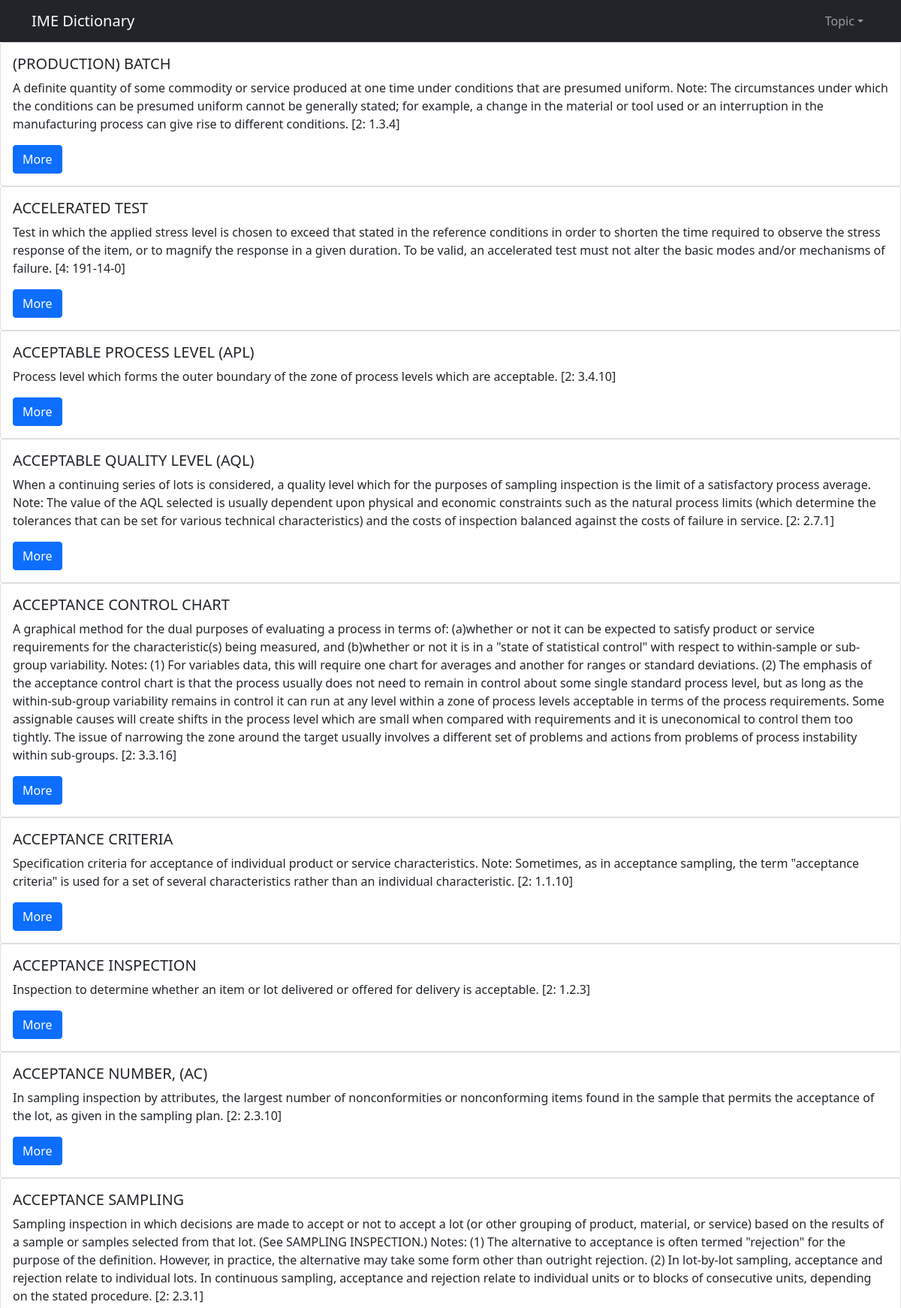
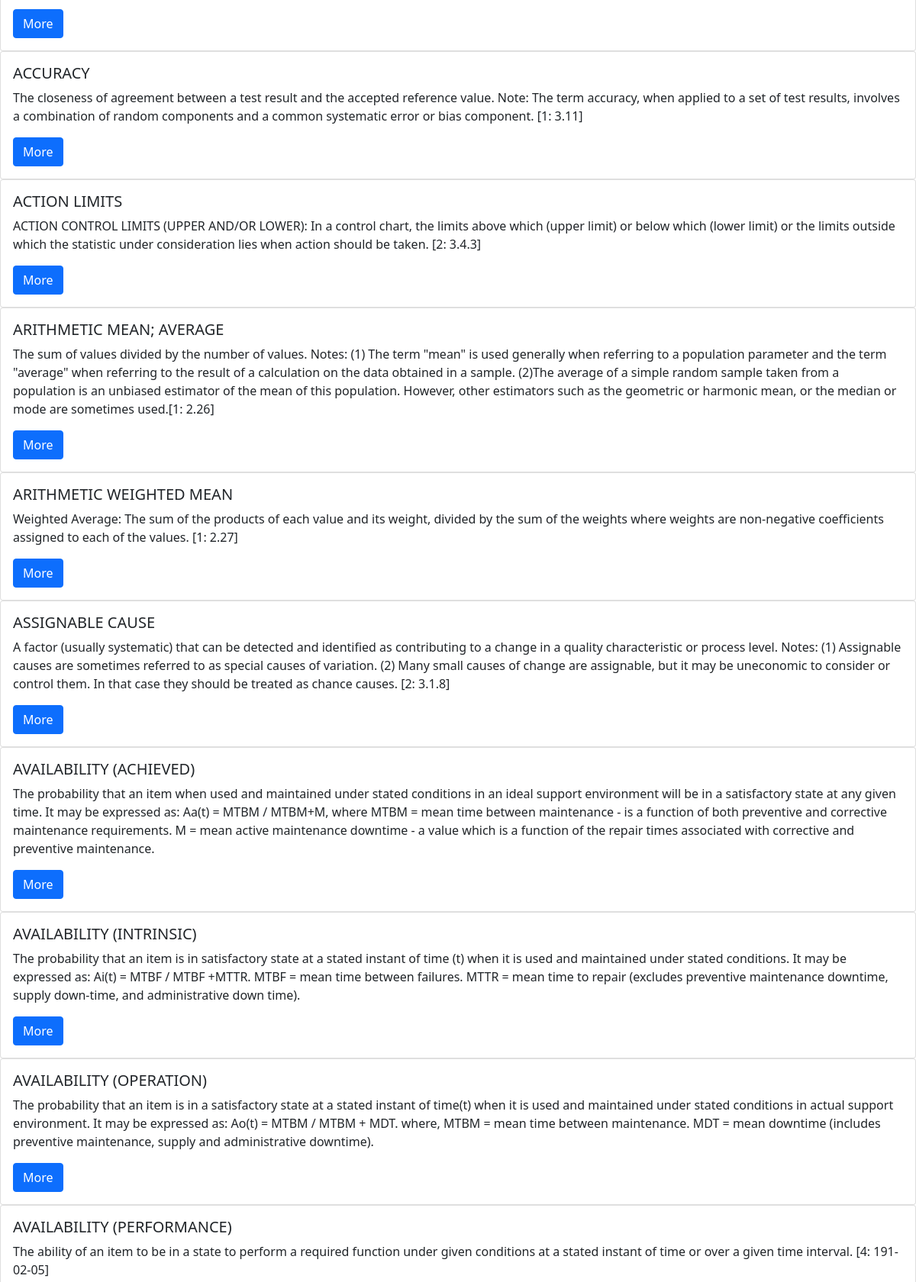
The app's page /Quality (upper part) with its own data (2 pictures, top to bottom).
### cities/models.py (models this page shows, shortened)
class Quality(models.Model):
    term = models.CharField(max_length=200)
    meaning = models.TextField()
    href = models.URLField(max_length=1000,null=True)
    firstkeyword = models.CharField(max_length=200,null=True)
    secondkeyword = models.CharField(max_length=200,null=True)
    lastkeyword = models.CharField(max_length=200,null=True)

### cities/views.py (the view)
# urls.py: path('Quality', myQuality, name="Quality"), # Quality
def myQuality(request):
    Qualitys = Quality.objects.all()
    context = {
        'Qualitys' : Qualitys,
    }
    return render(request, 'detail/Quality_main.html', context)

### cities/templates/detail/Quality_main.html (shortened to what this page needs)
{% load static %}
<!DOCTYPE html>
<html lang="en">
	<head>
		<link href="{% static 'css/styles.css' %}" rel="stylesheet" />
		<link href="{% static 'css/search.css' %}" rel="stylesheet" />
	</head>
  <body>
	  <nav class="navbar navbar-expand-lg navbar-dark bg-dark">
		  <div class="container">
			  <a class="navbar-brand" href="#">IME Dictionary </a>
			  <div class="collapse navbar-collapse" id="navbarSupportedContent">
				  <ul class="navbar-nav ms-auto mb-2 mb-lg-0">
					  <li class="nav-item dropdown">
						  <a class="nav-link dropdown-toggle" id="navbarDropdown" href="#" role="button" data-bs-toggle="dropdown" aria-haspopup="true" aria-expanded="false">Topic</a>
					  </li>
				  </ul>
			  </div>
		  </div>
	  </nav>
	  {% for i in Qualitys.all %}
	  <div class="card">
		  <div class="card-body">
			  <h5 class="card-title">{{i.term}}</h5>
			  <p class="card-text">{{i.meaning}}</p>
			  <a href="{% url 'Qualitys'  i.id %}" class="btn btn-primary">More</a>
		  </div>
	  </div>
	  {% endfor %}
  </body>
</html>

### cities/static/css/search.css (style rules this page uses)
body { margin: 0; padding: 0; background: white; }

### records on screen
Quality: term "(PRODUCTION) BATCH", meaning "A definite quantity of some commodity or service produced at one time under conditions that are presumed uniform. Note: The circumstances under which the conditions can be presumed uniform cannot be generally stated; for example, a change in the material or tool used or an interruption in the manufacturing process can give rise to different conditions. [2: 1.3.4]"
Quality: term "ACCELERATED TEST", meaning "Test in which the applied stress level is chosen to exceed that stated in the reference conditions in order to shorten the time required to observe the stress response of the item, or to magnify the response in a given duration. To be valid, an accelerated test must not alter the basic modes and/or mechanisms of failure. [4: 191-14-0]"
Quality: term "ACCEPTABLE PROCESS LEVEL (APL)", meaning "Process level which forms the outer boundary of the zone of process levels which are acceptable. [2: 3.4.10]"
Quality: term "ACCEPTABLE QUALITY LEVEL (AQL)", meaning "When a continuing series of lots is considered, a quality level which for the purposes of sampling inspection is the limit of a satisfactory process average. Note: The value of the AQL selected is usually dependent upon physical and economic constraints such as the natural process limits (which determine the tolerances that can be set for various technical characteristics) and the costs of inspection balanced against the costs of failure in service. [2: 2.7.1]"
Quality: term "ACCEPTANCE CONTROL CHART", meaning "A graphical method for the dual purposes of evaluating a process in terms of: (a)whether or not it can be expected to satisfy product or service requirements for the characteristic(s) being measured, and (b)whether or not it is in a \"state of statistical control\" with respect to within-sample or sub-group variability. Notes: (1) For variables data, this will require one chart for averages and another for ranges or standard deviations. (2) The emphasis of the acceptance control chart is that the process usually does not need to remain in control about some single standard process level, but as long as the within-sub-group variability remains in control it can run at any level within a zone…"
Quality: term "ACCEPTANCE CRITERIA", meaning "Specification criteria for acceptance of individual product or service characteristics. Note: Sometimes, as in acceptance sampling, the term \"acceptance criteria\" is used for a set of several characteristics rather than an individual characteristic. [2: 1.1.10]"
Quality: term "ACCEPTANCE INSPECTION", meaning "Inspection to determine whether an item or lot delivered or offered for delivery is acceptable. [2: 1.2.3]"
Quality: term "ACCEPTANCE NUMBER, (AC)", meaning "In sampling inspection by attributes, the largest number of nonconformities or nonconforming items found in the sample that permits the acceptance of the lot, as given in the sampling plan. [2: 2.3.10]"
Quality: term "ACCEPTANCE SAMPLING", meaning "Sampling inspection in which decisions are made to accept or not to accept a lot (or other grouping of product, material, or service) based on the results of a sample or samples selected from that lot. (See SAMPLING INSPECTION.) Notes: (1) The alternative to acceptance is often termed \"rejection\" for the purpose of the definition. However, in practice, the alternative may take some form other than outright rejection. (2) In lot-by-lot sampling, acceptance and rejection relate to individual lots. In continuous sampling, acceptance and rejection relate to individual units or to blocks of consecutive units, depending on the stated procedure. [2: 2.3.1]"
Quality: term "ACCURACY", meaning "The closeness of agreement between a test result and the accepted reference value. Note: The term accuracy, when applied to a set of test results, involves a combination of random components and a common systematic error or bias component. [1: 3.11]"
Quality: term "ACTION LIMITS", meaning "ACTION CONTROL LIMITS (UPPER AND/OR LOWER): In a control chart, the limits above which (upper limit) or below which (lower limit) or the limits outside which the statistic under consideration lies when action should be taken. [2: 3.4.3]"
Quality: term "ARITHMETIC MEAN; AVERAGE", meaning "The sum of values divided by the number of values. Notes: (1) The term \"mean\" is used generally when referring to a population parameter and the term \"average\" when referring to the result of a calculation on the data obtained in a sample. (2)The average of a simple random sample taken from a population is an unbiased estimator of the mean of this population. However, other estimators such as the geometric or harmonic mean, or the median or mode are sometimes used.[1: 2.26]"
Quality: term "ARITHMETIC WEIGHTED MEAN", meaning "Weighted Average: The sum of the products of each value and its weight, divided by the sum of the weights where weights are non-negative coefficients assigned to each of the values. [1: 2.27]"
Quality: term "ASSIGNABLE CAUSE", meaning "A factor (usually systematic) that can be detected and identified as contributing to a change in a quality characteristic or process level. Notes: (1) Assignable causes are sometimes referred to as special causes of variation. (2) Many small causes of change are assignable, but it may be uneconomic to consider or control them. In that case they should be treated as chance causes. [2: 3.1.8]"
Quality: term "AVAILABILITY (ACHIEVED)", meaning "The probability that an item when used and maintained under stated conditions in an ideal support environment will be in a satisfactory state at any given time. It may be expressed as: Aa(t) = MTBM / MTBM+M, where MTBM = mean time between maintenance - is a function of both preventive and corrective maintenance requirements. M = mean active maintenance downtime - a value which is a function of the repair times associated with corrective and preventive maintenance."
Quality: term "AVAILABILITY (INTRINSIC)", meaning "The probability that an item is in satisfactory state at a stated instant of time (t) when it is used and maintained under stated conditions. It may be expressed as: Ai(t) = MTBF / MTBF +MTTR. MTBF = mean time between failures. MTTR = mean time to repair (excludes preventive maintenance downtime, supply down-time, and administrative down time)."
Quality: term "AVAILABILITY (OPERATION)", meaning "The probability that an item is in a satisfactory state at a stated instant of time(t) when it is used and maintained under stated conditions in actual support environment. It may be expressed as: Ao(t) = MTBM / MTBM + MDT. where, MTBM = mean time between maintenance. MDT = mean downtime (includes preventive maintenance, supply and administrative downtime)."
Quality: term "AVAILABILITY (PERFORMANCE)", meaning "The ability of an item to be in a state to perform a required function under given conditions at a stated instant of time or over a given time interval. [4: 191-02-05]"
